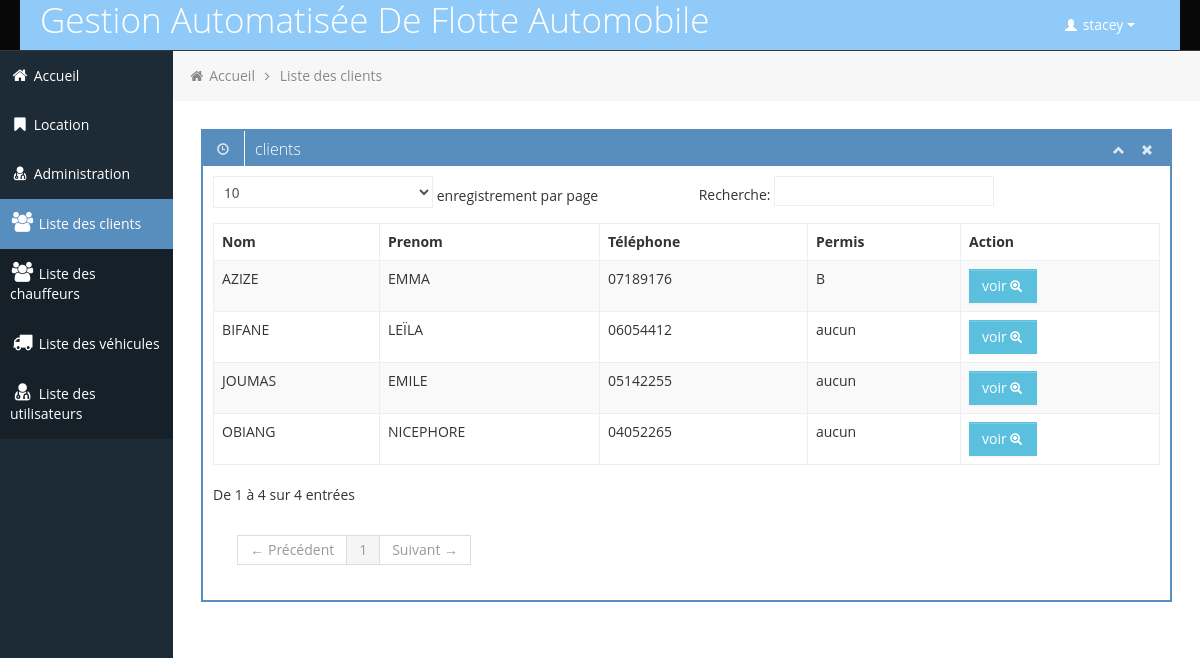
Page /l_cli.php (signed in) on the committed database.
### tables this page shows
CREATE TABLE IF NOT EXISTS `client` (
  `id` int(11) NOT NULL AUTO_INCREMENT COMMENT 'Identifiant unique attribué à la création de l’enregistrement  ',
  `nom` varchar(255) NOT NULL COMMENT 'nom du client',
  `prenom` varchar(255) NOT NULL COMMENT 'prénom du client',
  `tel` varchar(255) NOT NULL COMMENT 'téléphone du client',
  `permis` varchar(255) NOT NULL COMMENT 'permis du client',
  `id_cat` int(11) NOT NULL,
  `photo` varchar(255) NOT NULL COMMENT 'photo du client',
  `id_fact` int(11) NOT NULL COMMENT 'identifiant unique a chaque facture',
  `location` varchar(255) NOT NULL COMMENT 'état de la location',
  `numPermis` varchar(100) NOT NULL,
  PRIMARY KEY (`id`)
);

### l_cli.php (the view, shortened to what this page needs)
<?php
include('connexion.php');
?>
<!DOCTYPE html>
<html lang="en">
<head>
	<link id="bootstrap-style" href="css/bootstrap.min.css" rel="stylesheet">
	<link href="css/bootstrap-responsive.min.css" rel="stylesheet">
	<link id="base-style" href="css/style.css" rel="stylesheet">
	<link id="base-style-responsive" href="css/style-responsive.css" rel="stylesheet">
</head>
<body>
	<div class="navbar">
		<div class="navbar-inner">
			<div <?php if($_SESSION['level']==1) echo'style="background: #90caf9"';?> class="container-fluid">
				<?php
				if($_SESSION['level']==2)
				echo '
					<a class="brand" href="#"><span style="color: #bbdefb;" >Gestion Automatisée De Flotte Automobile</span></a>';
				else
				echo '<a class="brand" href="#"><span style="color: #ffffff;" >Gestion Automatisée De Flotte Automobile</span></a>';
				?>
				<div class="nav-no-collapse header-nav">
					<ul class="nav pull-right">
						<li class="dropdown">
							<a class="btn dropdown-toggle" data-toggle="dropdown" href="#">
								<i class="halflings-icon white user"></i> <?php echo " ".$_SESSION['login'];  ?>
								<span class="caret"></span>
							</a>
						</li>
					</ul>
				</div>
			</div>
		</div>
	</div>
		<div class="container-fluid-full">
		<div class="row-fluid">
			<div id="sidebar-left" class="span2">
				<div class="nav-collapse sidebar-nav">
					<ul class="nav nav-tabs nav-stacked main-menu">
						<li><a href="accueil.php"><i class="icon-home"></i><span class="hidden-tablet"> Accueil</span></a></li>
						<li>
							<a class="dropmenu" href="#"><i class="icon-bookmark"></i><span class="hidden-tablet"> Location</span></a>
						</li>
						<li>
							<a class="dropmenu" href="#"><i class="icon-user-md"></i><span class="hidden-tablet"> Administration</span></a>
							<ul>
								<li><a class="submenu" href="l_cli.php"><i class="icon-group"></i><span class="hidden-tablet"> Liste des clients</span></a></li>
								<li><a class="submenu" href="l_cha.php"><i class="icon-group"></i><span class="hidden-tablet"> Liste des chauffeurs</span></a></li>
								<li><a class="submenu" href="l_veh.php"><i class="icon-truck"></i><span class="hidden-tablet"> Liste des véhicules</span></a></li>
								<?php
								echo '<li><a class="submenu" href="l_user.php"><i class="icon-user-md"></i><span class="hidden-tablet"> Liste des utilisateurs</span></a></li>';
								?>
							</ul>
						</li>
						</ul>
				</div>
			</div>
			<div id="content" class="span10">
			<ul class="breadcrumb">
				<li>
					<i class="icon-home"></i>
					<a href="accueil.php">Accueil</a>
					<i class="icon-angle-right"></i>
				</li>
				<li><a href="#">Liste des clients</a></li>
			</ul>
			<div class="row-fluid sortable">
				<div class="box span12">
					<div class="box-header" data-original-title>
						<h2><i class="halflings-icon white time"></i><span class="break"></span>clients</h2>
						<div class="box-icon">
							<a href="#" class="btn-minimize"><i class="halflings-icon white chevron-up"></i></a>
							<a href="#" class="btn-close"><i class="halflings-icon white remove"></i></a>
						</div>
					</div>
					<div class="box-content">
						<table class="table table-striped table-bordered bootstrap-datatable datatable">
						  <thead>
							  <tr>
								  <th>Nom</th>
								  <th>Prenom</th>
								  <th>Téléphone</th>
								  <th>Permis</th>
								  <th>Action</th>
							  </tr>
						  </thead>
						  <tbody>
						  <?php
$req = $bdd->query('SELECT * FROM client ;');
while ($data= $req->fetch())
	{
	?>
							<tr>
								<td class="center"><?php echo $data['nom'];?></td>
								<td class="center"><?php echo $data['prenom'];?></td>
								<td class="center"><?php echo $data['tel'];?></td>
								<td class="center"><?php echo $data['permis'];?></td>
								<td class="center">
								<?php
								echo '
									<a class="btn btn-info " href="affiche.php?action=client&amp;id='.$data['id'].'" >voir
										<i class="halflings-icon white zoom-in"></i>
									</a>
									<!--
									<a class="btn btn-info" href="modi_cli.php?action=client&amp;id='.$data['id'].'" >modifier
										<i class="halflings-icon white edit"></i>
									</a>
									-->
									';
								?>
<?php
}
?>
						  </tbody>
					  </table>
					</div>
				</div>
			</div>
	</div>
		</div>
		</div>
</body>
</html>

### css/style-responsive.css (style rules this page uses)
@media (min-width: 1200px) { .container-fluid-full { overflow: hidden; position: relative; height: 100%; } }
@media (min-width: 1200px) { #content { width: 85.578%; padding: 28px; margin: 0px 0px; margin-left: 14.422% !important; } }
@media (min-width: 1200px) { #sidebar-left { background: #1C2B36; margin-left: 0px !important; position: absolute; height: 100%; } }
@media (min-width: 1200px) { .sidebar-nav > ul { margin: 0px; } }

### css/halflings.css (style rules this page uses)
html, html .halflings { -webkit-font-smoothing: antialiased !important; }
.halflings-icon { display: inline-block; width: 14px; height: 14px; line-height: 14px; vertical-align: text-top; background-image: url(../img/glyphicons_halflings.svg); background-position: 0 0; background-repeat: no-repeat; vertical-align: top; *display: inline; *zoom: 1; *margin-right: .3em; }
.halflings-icon.white { background-image: url(../img/glyphicons_halflings-white.svg); }
.halflings-icon.user { background-position: -168px 0; }
.halflings-icon.remove { background-position: -312px 0; }
.halflings-icon.zoom-in { background-position: -336px 0; }
.halflings-icon.time { background-position: -48px -24px; }
.halflings-icon.chevron-up { background-position: -288px -120px; }

### rows in the picture
client: nom "AZIZE", prenom "EMMA", tel "07189176", permis "B"
client: nom "OBIANG", prenom "NICEPHORE", tel "04052265", permis "aucun"
client: nom "BIFANE", prenom "LEÏLA", tel "06054412", permis "aucun"
client: nom "JOUMAS", prenom "EMILE", tel "05142255", permis "aucun"

### other values in the picture
$_SESSION['login'] "stacey"
